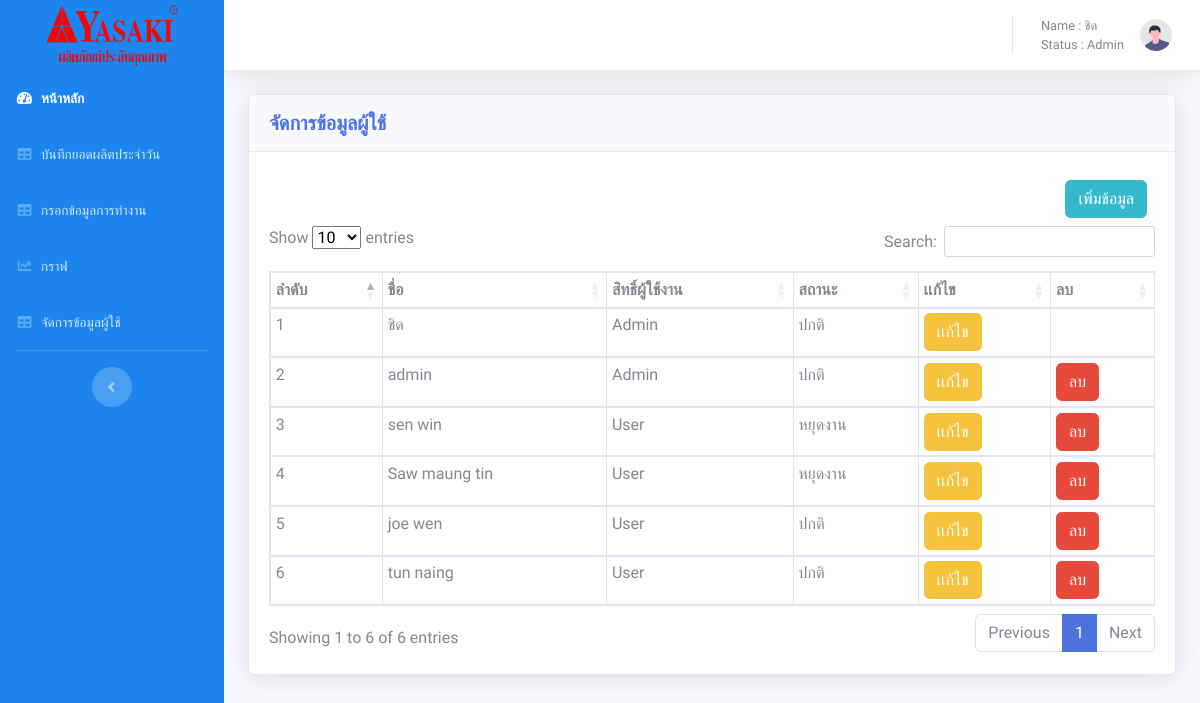
The app's page /admin/user.php (signed in) with its own data.
### tables this page shows
CREATE TABLE `users` (
  `u_id` int(11) NOT NULL,
  `u_usersname` varchar(50) NOT NULL,
  `u_pssaword` int(20) NOT NULL,
  `Status` varchar(20) NOT NULL,
  `std2` varchar(50) NOT NULL,
  `mac_id` varchar(50) NOT NULL,
  `b_id` varchar(50) NOT NULL
);

### admin/user.php (the view, shortened to what this page needs)
<?php
include "config.php";
?>
<!DOCTYPE html>
<html lang="en">
<head>
      <link href="vendor/fontawesome-free/css/all.min.css" rel="stylesheet" type="text/css">
      <link href="css/sb-admin-2.min.css" rel="stylesheet">
      <link rel="stylesheet" type="text/css" href="https://cdn.datatables.net/1.12.1/css/dataTables.bootstrap5.min.css">
      <link rel="stylesheet" type="text/css" href="https://cdn.datatables.net/buttons/2.2.3/css/buttons.bootstrap5.min.css">
</head>
<body id="page-top" style="font-family: 'Pridi', serif;">
      <div id="wrapper">
            <ul class="navbar-nav sidebar sidebar-dark accordion" style="background-color: rgb(28 134 238);" id="accordionSidebar">
                  <a class="sidebar-brand d-flex align-items-center justify-content-center" href="home.php">
                        <div class="">
                              <img src="img/logo.png" height="65px" width="140px">
                        </div>
                  </a>
            <li class="nav-item active">
                <a class="nav-link" href="home.php">
                    <i class="fas fa-fw fa-tachometer-alt"></i>
                    <span>หน้าหลัก</span></a>
            </li>
            <li class="nav-item">
                <a class="nav-link" href="tables.php">
                    <i class="fas fa-fw fa-table"></i>
                    <span>บันทึกยอดผลิตประจำวัน</span></a>
            </li>
            <li class="nav-item">
                <a class="nav-link" href="form.php">
                    <i class="fas fa-fw fa-table"></i>
                    <span>กรอกข้อมูลการทำงาน</span></a>
            </li>
            <li class="nav-item">
                <a class="nav-link" href="charts.php">
                    <i class="fas fa-fw fa-chart-line"></i>
                    <span>กราฟ</span></a>
            </li>
            <li class="nav-item">
                <a class="nav-link" href="user.php">
                    <i class="fas fa-fw fa-table"></i>
                    <span>จัดการข้อมูลผู้ใช้</span></a>
            </li>
            <hr class="sidebar-divider d-none d-md-block">
            <div class="text-center d-none d-md-inline">
                <button class="rounded-circle border-0" id="sidebarToggle"></button>
            </div>
        </ul>
            <div id="content-wrapper" class="d-flex flex-column">
                  <div id="content">
                        <nav class="navbar navbar-expand navbar-light bg-white topbar mb-4 static-top shadow">
                              <ul class="navbar-nav ml-auto">
                                    <li class="nav-item dropdown no-arrow">
                                          <a class="nav-link dropdown-toggle" href="#" id="userDropdown" role="button" data-toggle="dropdown" aria-haspopup="true" aria-expanded="false">
                                                <span class="mr-2 d-none d-lg-inline text-gray-600 small">Name : <?php echo $_SESSION["user"] ?> <br>Status : <?php echo $_SESSION["status"] ?> </span>
                                                <img class="img-profile rounded-circle" src="img/undraw_profile.svg">
                                          </a>
                                    </li>
                              </ul>
                        </nav>
                        <div class="container-fluid">
                              <div class="row">
                                    <div class="col-sm-12">
                                          <div class="card shadow mb-4">
                                                <div class="card-header py-3">
                                                      <h5 class="m-0 font-weight-bold text-primary">จัดการข้อมูลผู้ใช้</h5>
                                                </div>
                                                <div class="card-body">
                                                      <div class="d-flex flex-row-reverse">
                                                            <div class="p-2"><a href="post/add.php"><button type="button" class="btn btn-info ">เพิ่มข้อมูล</button></a></div>
                                                      </div>
                                                      <table class="table table-bordered table-sm" id="dataTable" width="100%" cellspacing="0">
                                                            <thead>
                                                                  <tr>
                                                                        <th>ลำดับ</th>
                                                                        <th>ชื่อ</th>
                                                                        <th>สิทธิ์ผู้ใช้งาน</th>
                                                                        <th>สถานะ</th>
                                                                        <th>เเก้ไข</th>
                                                                        <th>ลบ</th>
                                                                  </tr>
                                                            </thead>
                                                            <tbody>
                                                                  <?php
                                                                  $sql = "SELECT * FROM `users`";
                                                                  $re = mysqli_query($conn, $sql);
                                                                  foreach ($re as $k => $row) {
                                                                  ?>
                                                                        <tr>
                                                                              <td><?= ($k + 1) ?></td>
                                                                              <td><?= $row["u_usersname"]; ?></td>
                                                                              <td><?= $row["Status"]; ?></td>
                                                                              <td><?= $row["std2"]; ?></td>
                                                                              <td><a href="post/edit.php?id=<?= $row["u_id"]; ?>"><button class="btn btn-warning ">เเก้ไข</button></a></td>
                                                                              <?php
                                                                              if ($row["u_usersname"] == $_SESSION["user"]) {
                                                                                    echo '<td></td>';
                                                                              } else {
                                                                              ?>
                                                                                    <td><a href="post/del.php?id=<?= $row["u_id"]; ?>" ><button  class="btn btn-danger " OnClick="return chkdel();" >ลบ</button></a></td>
                                                                              <?php
                                                                              }
                                                                              ?>
                                                                        </tr>
                                                                  <?php
                                                                  }
                                                                  ?>
                                                            </tbody>
                                                      </table>
                                                </div>
                                          </div>
                                    </div>
                              </div>
                        </div>
                  </div>
            </div>
      </div>
</body>
</html>

### records on screen
users: u_usersname "ชิด", Status "Admin", std2 "ปกติ"
users: u_usersname "admin", Status "Admin", std2 "ปกติ"
users: u_usersname "sen win", Status "User", std2 "หยุดงาน"
users: u_usersname "Saw maung tin", Status "User", std2 "หยุดงาน"
users: u_usersname "joe wen", Status "User", std2 "ปกติ"
users: u_usersname "tun naing", Status "User", std2 "ปกติ"

### other values on screen
$_SESSION["user"] "ชิด"
$_SESSION["status"] "Admin"
